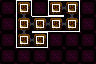

This game map was drawn from its Tiled (.tmx) file and the tilesets committed beside it. A one-line description and the full map source follow:
An orthogonal 6x4 tile map with 16x16 px tiles, 3 tile layers (Maze Shape, Room Properties, Minimap).

<map version="1.10" tiledversion="1.11.0" orientation="orthogonal" renderorder="right-down" width="6" height="4" tilewidth="16" tileheight="16" infinite="0" nextlayerid="4" nextobjectid="1">
 <tileset firstgid="1" source="../LayoutTiles.tsx" />
 <layer id="1" name="Maze Shape" width="6" height="4">
  <data encoding="csv">
1,2,1,17,36,1,
1,3,19,19,52,1,
1,51,20,1,1,1,
1,1,1,1,1,1
</data>
 </layer>
 <layer id="2" name="Room Properties" width="6" height="4">
  <data encoding="csv">
5,37,5,37,37,5,
5,37,37,37,37,5,
5,37,37,5,5,5,
5,5,5,5,5,5
</data>
 </layer>
 <layer id="3" name="Minimap" width="6" height="4">
  <data encoding="csv">
0,13,0,13,13,0,
0,13,13,13,13,0,
0,13,13,0,0,0,
0,0,0,0,0,0
</data>
 </layer>
</map>
